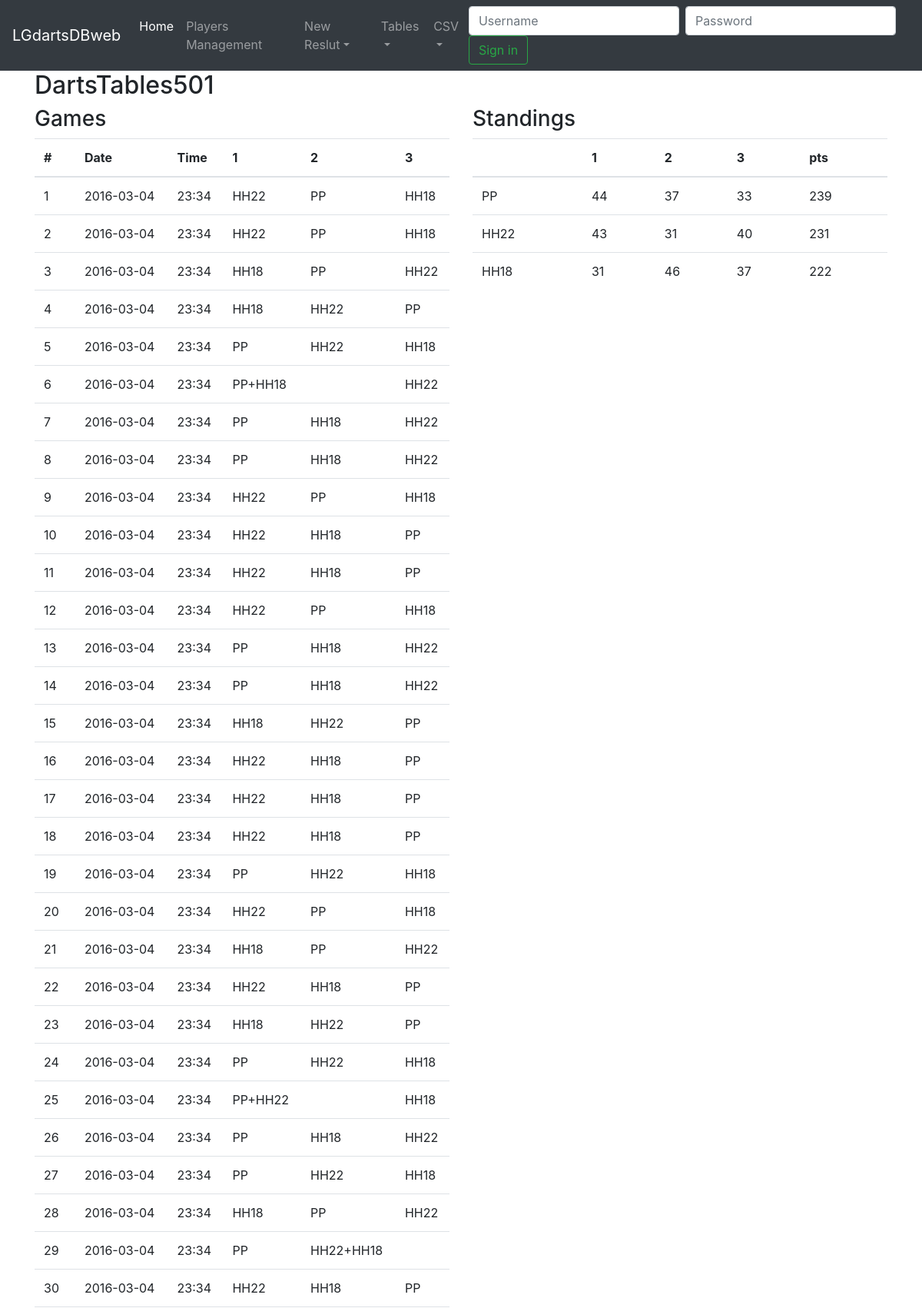
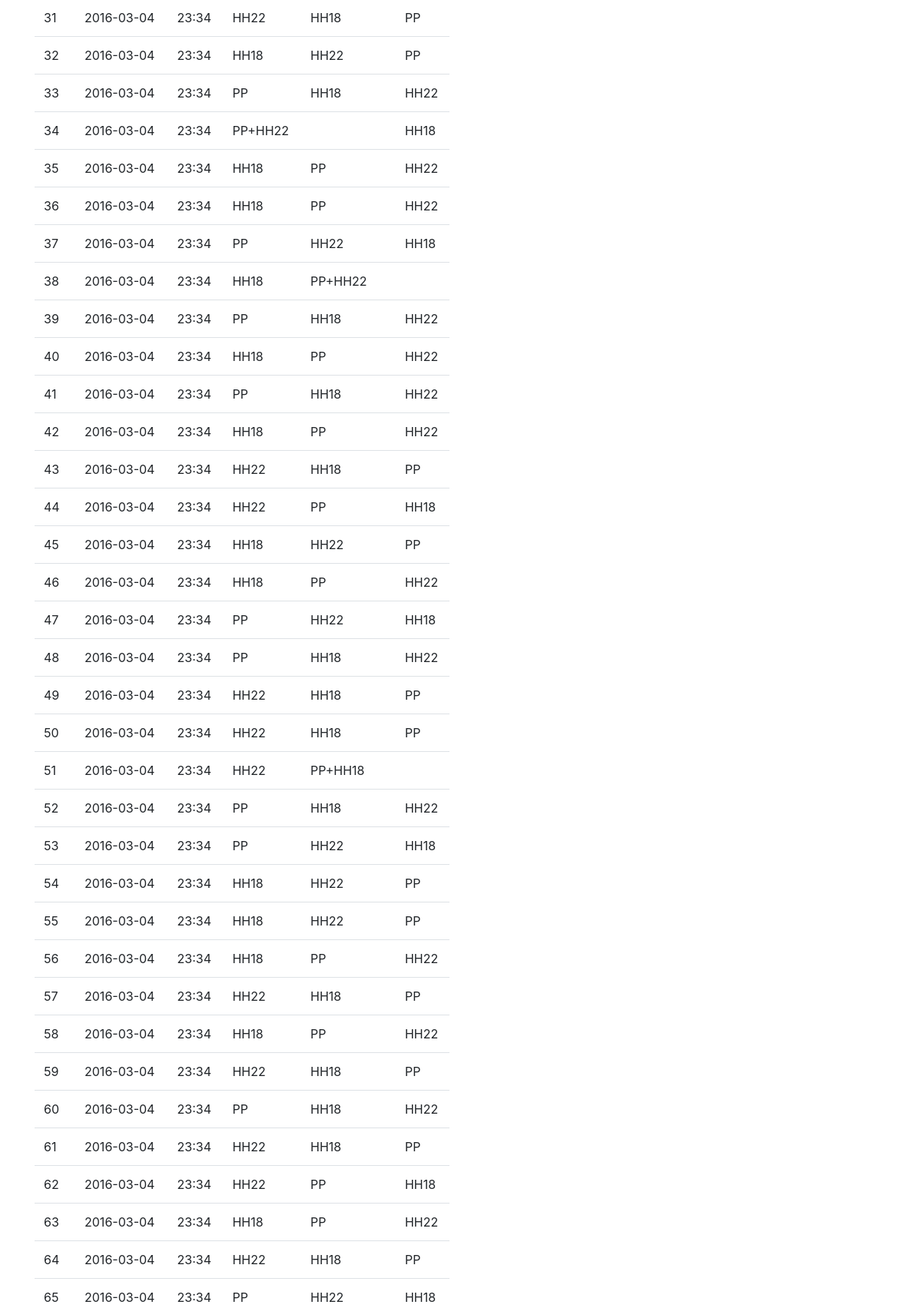
Page /table/501/ (upper part) on the committed database (2 pictures, top to bottom).
### PlayersManagement/models.py (models this page shows, shortened)
class Player(models.Model):
    name        = models.CharField(max_length=10, unique=True)
    description = models.TextField(blank=True)
    picture     = models.ImageField( upload_to = upload_location,
                              null=True,
                              blank=True)
    timestamp   = models.DateTimeField(auto_now_add=True, auto_now=False)
    updated     = models.DateTimeField(auto_now_add=False, auto_now=True)
    active      = models.BooleanField(default=True)
    def __str__(self):
        return self.name

### scoretable/views.py (the view)
# urls.py: path('<category>/', views.webtables, name = "webtables"),
def webtables(request, category=None):
    if request.method == 'GET':
        if category in ['501', 'BB']:
            rtable, stable, headerrank, headersummary, maxplist = WriteTables(category)
            stable_title = 'Standings'
        elif category == 'BBScores':
            rtable, stable, headerrank, headersummary, maxplist = WriteScoreTables()
            stable_title = 'Average scores'
        else:
            messages.warning(request, "Nothing to do")
            return HttpResponseRedirect('/')
        context = {'title':'DartsTables{}'.format(category),
                   'maxplist': maxplist,
                   'headerrank':headerrank,
                   'headersummary':headersummary,
                   'maintable':rtable,
                   'summarytable':stable,
                   'stable_title': stable_title}
        return render(request, 'scoretable/table.html', context)
    else:
        messages.warning(request, "Nothing to do")
        return HttpResponseRedirect('/')

### scoretable/maketables.py (called while the page is built)
def _summary_table(r, t, m):
    result = []
    for k in r:
        result.append([k]+ [r[k].count(i) for i in range(1,1+m)] + [t[k]])
    result.sort(key=lambda x: x[m+1], reverse=True)
    return result

def _ranking(d, m):
    return ['+'.join(p for p in d if d[p] == k) for k in range(1, m + 1)]

### scoretable/templates/scoretable/table.html (shortened to what this page needs)
{% extends 'base.html' %}
{% block content %}
    <h2>{{ title }}</h2>
    <div class="row">
    <div class="col">
    <h3>Games</h3>
        <table class="table">
          <thead>
            <tr>
                {% for s in headerrank %}
                    <th scope="col">{{ s }}</th>
                {% endfor %}
            </tr>
          </thead>
            <tbody>
            {% for r in maintable %}
                <tr>
                    {% for s in r %}
                        <td>{{ s }}</td>
                    {% endfor %}
                </tr>
            {% endfor %}
            </tbody>
        </table>
    </div>
    <div class="col">
    <h3>{{ stable_title }}</h3>
        <table class="table">
          <thead>
            <tr>
                {% for s in headersummary %}
                    <th scope="col">{{ s }}</th>
                {% endfor %}
            </tr>
          </thead>
            <tbody>
            {% for r in summarytable %}
                <tr>
                    {% for s in r %}
                        <td>{{ s }}</td>
                    {% endfor %}
                </tr>
            {% endfor %}
            </tbody>
        </table>
    </div>
    </div>
{% endblock %}

### templates/base.html (shortened to what this page needs)
{% load staticfiles %}
<!DOCTYPE html>
<html lang="en">
<head>
    <link rel="stylesheet" href="https://maxcdn.bootstrapcdn.com/bootstrap/4.0.0-beta.3/css/bootstrap.min.css">
    <link rel="stylesheet" type="text/css" href="{% static 'style.css' %}">
</head>
<body>
{% include 'navbar.html' %}
<main role="main" class="container">
    {% block content %}
    {% endblock %}
</main>
</body>
</html>

### templates/navbar.html (shortened to what this page needs)
<nav class="navbar navbar-expand-md navbar-dark navbar-fixed-top bg-dark ">
    <a class="navbar-brand" href="/">LGdartsDBweb</a>
    <div class="collapse navbar-collapse" id="navbarsExampleDefault">
        <ul class="navbar-nav mr-auto">
            <li class="nav-item active">
                <a class="nav-link" href="/">Home<span class="sr-only">(current)</span></a>
            </li>
            <li class="nav-item">
                <a class="nav-link" href="{% url "PlayersManagement:PlayersList" %}">Players Management</a>
            </li>
            <li class="nav-item dropdown">
                <a class="nav-link dropdown-toggle" href="#" id="dropdown01" data-toggle="dropdown" aria-haspopup="true" aria-expanded="false">New Reslut</a>
            </li>
            <li class="nav-item dropdown">
                <a class="nav-link dropdown-toggle" href="#" id="dropdown02" data-toggle="dropdown" aria-haspopup="true" aria-expanded="false">Tables</a>
            </li>
            <li class="nav-item dropdown">
                <a class="nav-link dropdown-toggle" href="#" id="dropdown02" data-toggle="dropdown" aria-haspopup="true" aria-expanded="false">CSV</a>
            </li>
        </ul>
        {% if not request.user.is_authenticated and not "login" in request.get_full_path %}
        <form class="form-inline my-2 my-lg-0" action="{% url 'login' %}" method="post">
            <div class="form-group">
                <input class="form-control mr-sm-2" type="text" name='username' placeholder='Username'>
            </div>
            <div class="form-group">
                <input class="form-control mr-sm-2" type="password" name='password' placeholder='Password'>
            </div>
            <button class="btn btn-outline-success my-2 my-sm-0" type="submit">Sign in</button>
        </form>
        {% endif %}
    </div>
</nav>

### templates/footer.html (shortened to what this page needs)
{% load staticfiles %}

### rows in the picture
Player: r "HH22" "HH22" "HH22" "HH22" "HH22" "HH22" "HH22" "HH22" "HH22" "HH22" "HH22" "HH22" "HH22" "HH22" "HH22" "HH22" "HH22" "HH22" "HH22" "HH22" "HH22" "HH22" "HH22" "HH22" "HH22" "HH22" "HH22" "HH22" "HH22" "HH22" "HH22" "HH22" "HH22" "HH22" "HH22" "HH22" "HH22" "HH22" "HH22" "HH22" "HH22" "HH22" "HH22" "HH22" "HH22" "HH22" "HH22" "HH22" "HH22" "HH22" "HH22" "HH22" "HH22" "HH22" "HH22" "HH22" "HH22" "HH22" "HH22" "HH22" "HH22", r "HH22"
Player: r "PP" "PP" "PP" "PP" "PP" "PP" "PP" "PP" "PP" "PP" "PP" "PP" "PP" "PP" "PP" "PP" "PP" "PP" "PP" "PP" "PP" "PP" "PP" "PP" "PP" "PP" "PP" "PP" "PP" "PP" "PP" "PP" "PP" "PP" "PP" "PP" "PP" "PP" "PP" "PP" "PP" "PP" "PP" "PP" "PP" "PP" "PP" "PP" "PP" "PP" "PP" "PP" "PP" "PP" "PP" "PP" "PP" "PP" "PP" "PP", r "PP"
Player: r "HH18" "HH18" "HH18" "HH18" "HH18" "HH18" "HH18" "HH18" "HH18" "HH18" "HH18" "HH18" "HH18" "HH18" "HH18" "HH18" "HH18" "HH18" "HH18" "HH18" "HH18" "HH18" "HH18" "HH18" "HH18" "HH18" "HH18" "HH18" "HH18" "HH18" "HH18" "HH18" "HH18" "HH18" "HH18" "HH18" "HH18" "HH18" "HH18" "HH18" "HH18" "HH18" "HH18" "HH18" "HH18" "HH18" "HH18" "HH18" "HH18" "HH18" "HH18" "HH18" "HH18" "HH18" "HH18" "HH18" "HH18" "HH18" "HH18" "HH18" "HH18" "HH18", r "HH18"

### other values in the picture
{{ title }} "DartsTables501"
{{ s }} "#" "Date" "Time" "1" "2" "3"
{{ s }} "1" "2016-03-04" "23:34" "2" "2016-03-04" "23:34" "3" "2016-03-04" "23:34" "4" "2016-03-04" "23:34" "5" "2016-03-04" "23:34" "6" "2016-03-04" "23:34" "PP+HH18" "7" "2016-03-04" "23:34" "8" "2016-03-04" "23:34" "9" "2016-03-04" "23:34" "10" "2016-03-04" "23:34" "11" "2016-03-04" "23:34" "12" "2016-03-04" "23:34" "13" "2016-03-04" "23:34" "14" "2016-03-04" "23:34" "15" "2016-03-04" "23:34" "16" "2016-03-04" "23:34" "17" "2016-03-04" "23:34" "18" "2016-03-04" "23:34" "19" "2016-03-04" "23:34" "20" "2016-03-04" "23:34" "21" "2016-03-04" "23:34" "22" "2016-03-04" "23:34" "23" "2016-03-04" "23:34" "24" "2016-03-04" "23:34" "25" "2016-03-04" "23:34" "PP+HH22" "26" "2016-03-04" "23:34" "27" "2016-03-04" "23:34" "28" "2016-03-04" "23:34" "29" "2016-03-04" "23:34" "HH22+HH18" "30" "2016-03-04" "23:34" "31" "2016-03-04" "23:34" "32" "2016-03-04" "23:34" "33" "2016-03-04" "23:34" "34" "2016-03-04" "23:34" "PP+HH22" "35" "2016-03-04" "23:34" "36" "2016-03-04" "23:34" "37" "2016-03-04" "23:34" "38" "2016-03-04" "23:34" "PP+HH22" "39" "2016-03-04" "23:34" "40" "2016-03-04" "23:34" "41" "2016-03-04" "23:34" "42" "2016-03-04" "23:34" "43" "2016-03-04" "23:34" "44" "2016-03-04" "23:34" "45" "2016-03-04" "23:34" "46" "2016-03-04" "23:34" "47" "2016-03-04" "23:34" "48" "2016-03-04" "23:34" "49" "2016-03-04" "23:34" "50" "2016-03-04" "23:34" "51" "2016-03-04" "23:34" "PP+HH18" "52" "2016-03-04" "23:34" "53" "2016-03-04" "23:34" "54" "2016-03-04" "23:34" "55" "2016-03-04" "23:34" "56" "2016-03-04" "23:34" "57" "2016-03-04" "23:34" "58" "2016-03-04" "23:34" "59" "2016-03-04" "23:34" "60" "2016-03-04" "23:34" "61" "2016-03-04" "23:34" "62" "2016-03-04" "23:34" "63" "2016-03-04" "23:34" "64" "2016-03-04" "23:34" "65" "2016-03-04" "23:34"
{{ stable_title }} "Standings"
{{ s }} "1" "2" "3" "pts"
{{ s }} "44" "37" "33" "239" "43" "31" "40" "231" "31" "46" "37" "222"
